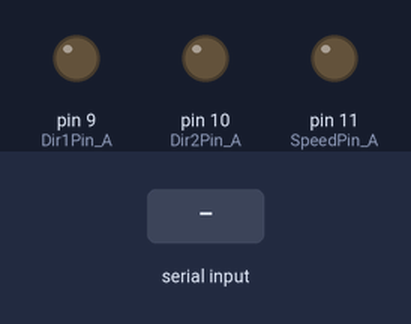
Bench run of a sketch on a simulated Arduino Uno, built with avr-gcc and run on an emulated ATmega328P. Parts: output pins drawn as LEDs (lit = HIGH). The test bench sets the inputs (shaded band).

Above: at 1.2 s.
1.3 s: "f" received over the second serial link
At 1.46 s:
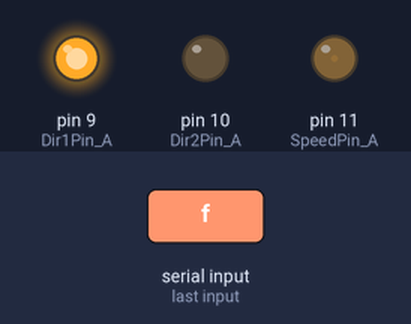
4.3 s: "2" received over the second serial link
At 10.6 s:
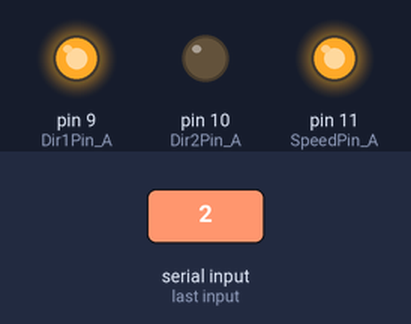
Timing chart, 0 to 12.1 s (numbered marks = the images above; inputs shaded):
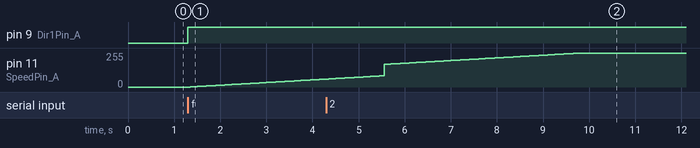

Measured:
- after the input at 1.3 s, pin 9 (Dir1Pin_A): LOW → HIGH at once; pin 11 (SpeedPin_A): moves from 0/255 to 59/255 over 2.9 s, starting after 0.05 s

The sketch:

dc_speed_test_3.ino
```cpp
#include <SoftwareSerial.h>

SoftwareSerial bluetoothSerial(12,13);
int Dir1Pin_A = 9;
int Dir2Pin_A = 10;
int SpeedPin_A = 11;

void setup() {
bluetoothSerial.begin(9600);
pinMode(Dir1Pin_A, OUTPUT);
pinMode(Dir2Pin_A, OUTPUT);
pinMode(SpeedPin_A, OUTPUT);
}

void loop() {

char cmd = bluetoothSerial.read();
switch (cmd) {

case 'f':

  digitalWrite(Dir1Pin_A, HIGH);
  for(int i=0;i<85;i++) {
  digitalWrite(Dir2Pin_A, LOW);
  analogWrite(SpeedPin_A, i);
  delay(50);
  }
  break;

case '1':

  digitalWrite(Dir1Pin_A, HIGH);
  for(int i=85;i<170;i++) {
  digitalWrite(Dir2Pin_A, LOW);
  analogWrite(SpeedPin_A, i);
  delay(50);
  }
  break;

case '2':
  digitalWrite(Dir1Pin_A, HIGH);
  for(int i=170;i<255;i++) {
  digitalWrite(Dir2Pin_A, LOW);
  analogWrite(SpeedPin_A, i);
  delay(50);
  }
  break;

case 's':
    analogWrite(SpeedPin_A,0);

   }
}
```
